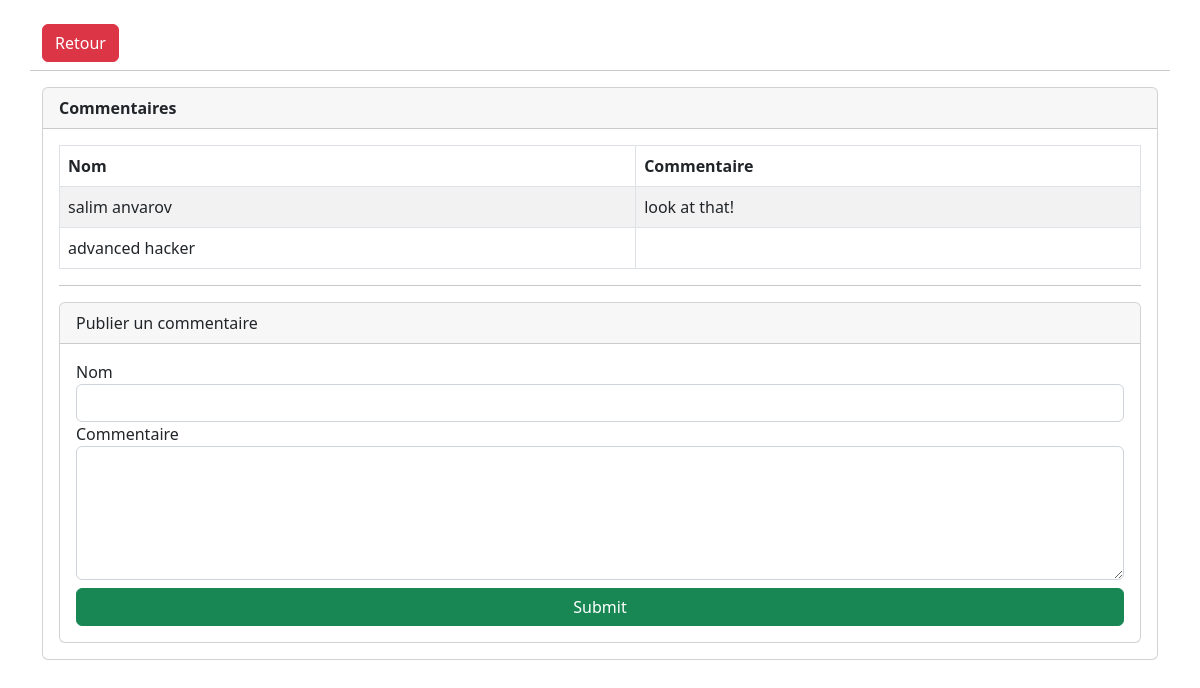
The app's page /app/public/xss/index.php, older data.
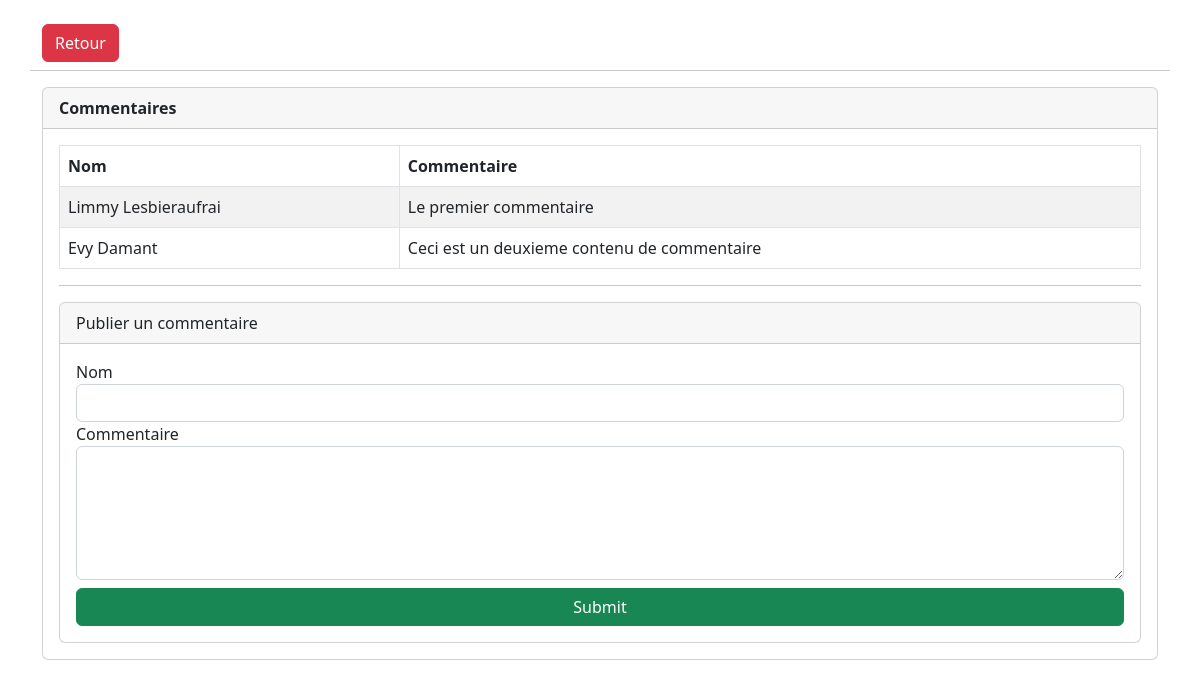
The same page, newer data.
### tables this page shows
CREATE TABLE `comment` (
  `id` int(11) NOT NULL,
  `name` varchar(255) NOT NULL,
  `body` varchar(255) NOT NULL
);

### app/src/Services/DatabaseService.php (called while the page is built, shortened)
<?php
class DatabaseService
{
    private static $dbConnect;
    public static function getConnect(): PDO
    {
        if (!self::$dbConnect) {
            try {
                self::$dbConnect = new PDO('mysql:host=' . $_ENV["DB_HOST"] . ';port=' . $_ENV["DB_SOCKET"] . ';dbname=' . $_ENV["DB_NAME"],
                    $_ENV["DB_USER"],
                    $_ENV["DB_PASSWORD"],
                    array(PDO::ATTR_PERSISTENT => false, PDO::MYSQL_ATTR_INIT_COMMAND => 'SET NAMES utf8')
                );
            } catch (Exception $e) {
                die('Erreur : ' . $e->getMessage());
            }
        }
        return self::$dbConnect;
    }
}

### app/src/Model/CommentModel.php (called while the page is built, shortened)
<?php
class CommentModel
{
    private PDO $bdd;
    public function __construct()
    {
        $this->bdd = DatabaseService::getConnect();
    }
    public function fetchAll(): array
    {
        $request = $this->bdd->prepare('SELECT * FROM comment');
        $request->execute();
        $commentsArray = [];
        foreach ($request->fetchAll() as $value)
        {
            $comment = new Comment($value["id"],$value["name"],$value["body"]);
            $commentsArray[] = $comment;
        }
        return $commentsArray;
    }
}

### app/src/Entity/Comment.php (called while the page is built, shortened)
<?php
class Comment
{
    private $name;
    private $body;
    public function __construct($id,$name, $body)
    {
        $this->name = $name;
        $this->body = $body;
    }
    public function getName()
    {
        return $this->name;
    }
    public function getBody()
    {
        return $this->body;
    }
}

### app/public/xss/index.php (the view, shortened to what this page needs)
<?php
$commentModel = new CommentModel();
$comments = $commentModel->fetchAll();
?>
<!doctype html>
<html lang="fr">
<head>
    <link href="https://cdn.jsdelivr.net/npm/bootstrap@5.2.1/dist/css/bootstrap.min.css" rel="stylesheet"
>
</head>
<body>
<div class="container">
    <div class="row py-4">
        <div class="col mb-2">
            <a class="btn btn-danger" href="../index.php"> Retour </a>
        </div>
        <hr/>
        <div class="col">
            <div class="card">
                <div class="card-header"><b>Commentaires</b></div>
                <div class="card-body">
                    <table class="table table-striped table-responsive table-bordered">
                        <thead>
                        <tr>
                            <th>Nom</th>
                            <th>Commentaire</th>
                        </tr>
                        </thead>
                        <tbody>
                        <?php
                        foreach ($comments as $comment) {
                            echo "<tr>";
                            echo "<td>" . $comment->getName() . "</td>";
                            echo "<td>" . $comment->getBody() . "</td>";
                            echo "</tr>";
                        }
                        ?>
                        </tbody>
                    </table>
                    <hr/>
                    <div class="card">
                        <div class="card-header">
                            Publier un commentaire
                        </div>
                        <div class="card-body">
                            <form action="" method="post" autocomplete="off">
                                <div class="form-group">
                                    <label for="name">Nom</label>
                                    <input id="name" type="text" name="name" class="form-control">
                                </div>
                                <div class="form-group">
                                    <label for="comment">Commentaire</label>
                                    </label><textarea name="body" id="comment" cols="30" rows="5" class="form-control"></textarea>
                                </div>
                                <div class="d-grid gap-2">
                                    <input class="btn btn-success mt-2" type="submit" name="submit">
                                </div>
                            </form>
                        </div>
                    </div>
                </div>
            </div>
        </div>
    </div>
</div>
</body>
</html>

Row changes from the older to the newer data that the page shows:
removed comment: name "salim anvarov", body "look at that!"
added comment: name "Limmy Lesbieraufrai", body "Le premier commentaire"
changed comment: name "advanced hacker" → "Evy Damant"; body (not shown) → "Ceci est un deuxieme contenu de commentaire"
